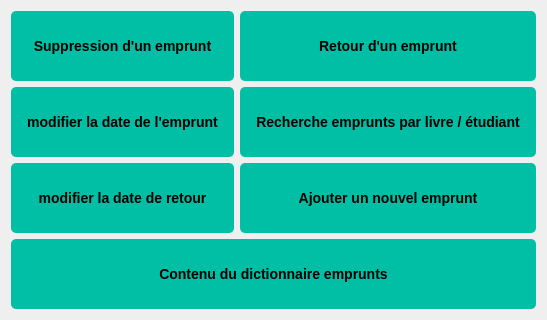
         <widget class="QWidget" name="tab">
          <attribute name="title">
           <string>Gestion des emruntes</string>
          </attribute>
          <layout class="QGridLayout" name="gridLayout">
           <item row="2" column="0">
            <widget class="QPushButton" name="supp_emp">
             <property name="minimumSize">
              <size>
               <width>0</width>
               <height>70</height>
              </size>
             </property>
             <property name="styleSheet">
              <string notr="true">/* Buttons */
QPushButton {
    font-family: &quot;Arial&quot;, sans-serif;
    font-size: 14px;
    font-weight: bold;
    color: #000000; /* Black text color */
    background-color: #00BFA5; /* Teal button background color */
    border: none;
    border-radius: 5px;
    padding: 8px 16px;
    text-align: center; /* Center align button text */
    text-transform: uppercase; /* Uppercase button text */
}

QPushButton:hover {
    background-color: #009980; /* Darker teal button background color on hover */
}</string>
             </property>
             <property name="text">
              <string>Suppression d'un emprunt</string>
             </property>
            </widget>
           </item>
           <item row="3" column="0">
            <widget class="QPushButton" name="modif_date_emp">
             <property name="minimumSize">
              <size>
               <width>0</width>
               <height>70</height>
              </size>
             </property>
             <property name="styleSheet">
              <string notr="true">/* Buttons */
QPushButton {
    font-family: &quot;Arial&quot;, sans-serif;
    font-size: 14px;
    font-weight: bold;
    color: #000000; /* Black text color */
    background-color: #00BFA5; /* Teal button background color */
    border: none;
    border-radius: 5px;
    padding: 8px 16px;
    text-align: center; /* Center align button text */
    text-transform: uppercase; /* Uppercase button text */
}

QPushButton:hover {
    background-color: #009980; /* Darker teal button background color on hover */
}</string>
             </property>
             <property name="text">
              <string>modifier la date de l'emprunt</string>
             </property>
            </widget>
           </item>
           <item row="4" column="0">
            <widget class="QPushButton" name="modif_date_ret">
             <property name="minimumSize">
              <size>
               <width>0</width>
               <height>70</height>
              </size>
             </property>
             <property name="styleSheet">
              <string notr="true">/* Buttons */
QPushButton {
    font-family: &quot;Arial&quot;, sans-serif;
    font-size: 14px;
    font-weight: bold;
    color: #000000; /* Black text color */
    background-color: #00BFA5; /* Teal button background color */
    border: none;
    border-radius: 5px;
    padding: 8px 16px;
    text-align: center; /* Center align button text */
    text-transform: uppercase; /* Uppercase button text */
}

QPushButton:hover {
    background-color: #009980; /* Darker teal button background color on hover */
}</string>
             </property>
             <property name="text">
              <string>modifier la date de retour</string>
             </property>
            </widget>
           </item>
           <item row="5" column="0" colspan="2">
            <widget class="QPushButton" name="aff_emp">
             <property name="minimumSize">
              <size>
               <width>0</width>
               <height>70</height>
              </size>
             </property>
             <property name="styleSheet">
              <string notr="true">/* Buttons */
QPushButton {
    font-family: &quot;Arial&quot;, sans-serif;
    font-size: 14px;
    font-weight: bold;
    color: #000000; /* Black text color */
    background-color: #00BFA5; /* Teal button background color */
    border: none;
    border-radius: 5px;
    padding: 8px 16px;
    text-align: center; /* Center align button text */
    text-transform: uppercase; /* Uppercase button text */
}

QPushButton:hover {
    background-color: #009980; /* Darker teal button background color on hover */
}</string>
             </property>
             <property name="text">
              <string>Contenu du dictionnaire emprunts</string>
             </property>
            </widget>
           </item>
           <item row="4" column="1">
            <widget class="QPushButton" name="ajout_emp">
             <property name="minimumSize">
              <size>
               <width>0</width>
               <height>70</height>
              </size>
             </property>
             <property name="styleSheet">
              <string notr="true">/* Buttons */
QPushButton {
    font-family: &quot;Arial&quot;, sans-serif;
    font-size: 14px;
    font-weight: bold;
    color: #000000; /* Black text color */
    background-color: #00BFA5; /* Teal button background color */
    border: none;
    border-radius: 5px;
    padding: 8px 16px;
    text-align: center; /* Center align button text */
    text-transform: uppercase; /* Uppercase button text */
}

QPushButton:hover {
    background-color: #009980; /* Darker teal button background color on hover */
}</string>
             </property>
             <property name="text">
              <string>Ajouter un nouvel emprunt</string>
             </property>
            </widget>
           </item>
           <item row="3" column="1">
            <widget class="QPushButton" name="rech_liv_etud">
             <property name="minimumSize">
              <size>
               <width>0</width>
               <height>70</height>
              </size>
             </property>
             <property name="styleSheet">
              <string notr="true">/* Buttons */
QPushButton {
    font-family: &quot;Arial&quot;, sans-serif;
    font-size: 14px;
    font-weight: bold;
    color: #000000; /* Black text color */
    background-color: #00BFA5; /* Teal button background color */
    border: none;
    border-radius: 5px;
    padding: 8px 16px;
    text-align: center; /* Center align button text */
    text-transform: uppercase; /* Uppercase button text */
}

QPushButton:hover {
    background-color: #009980; /* Darker teal button background color on hover */
}</string>
             </property>
             <property name="text">
              <string>Recherche emprunts par livre / étudiant</string>
             </property>
            </widget>
           </item>
           <item row="2" column="1">
            <widget class="QPushButton" name="retour_emp">
             <property name="minimumSize">
              <size>
               <width>0</width>
               <height>70</height>
              </size>
             </property>
             <property name="styleSheet">
              <string notr="true">/* Buttons */
QPushButton {
    font-family: &quot;Arial&quot;, sans-serif;
    font-size: 14px;
    font-weight: bold;
    color: #000000; /* Black text color */
    background-color: #00BFA5; /* Teal button background color */
    border: none;
    border-radius: 5px;
    padding: 8px 16px;
    text-align: center; /* Center align button text */
    text-transform: uppercase; /* Uppercase button text */
}

QPushButton:hover {
    background-color: #009980; /* Darker teal button background color on hover */
}</string>
             </property>
             <property name="text">
              <string>Retour d'un emprunt</string>
             </property>
            </widget>
           </item>
          </layout>
         </widget>
